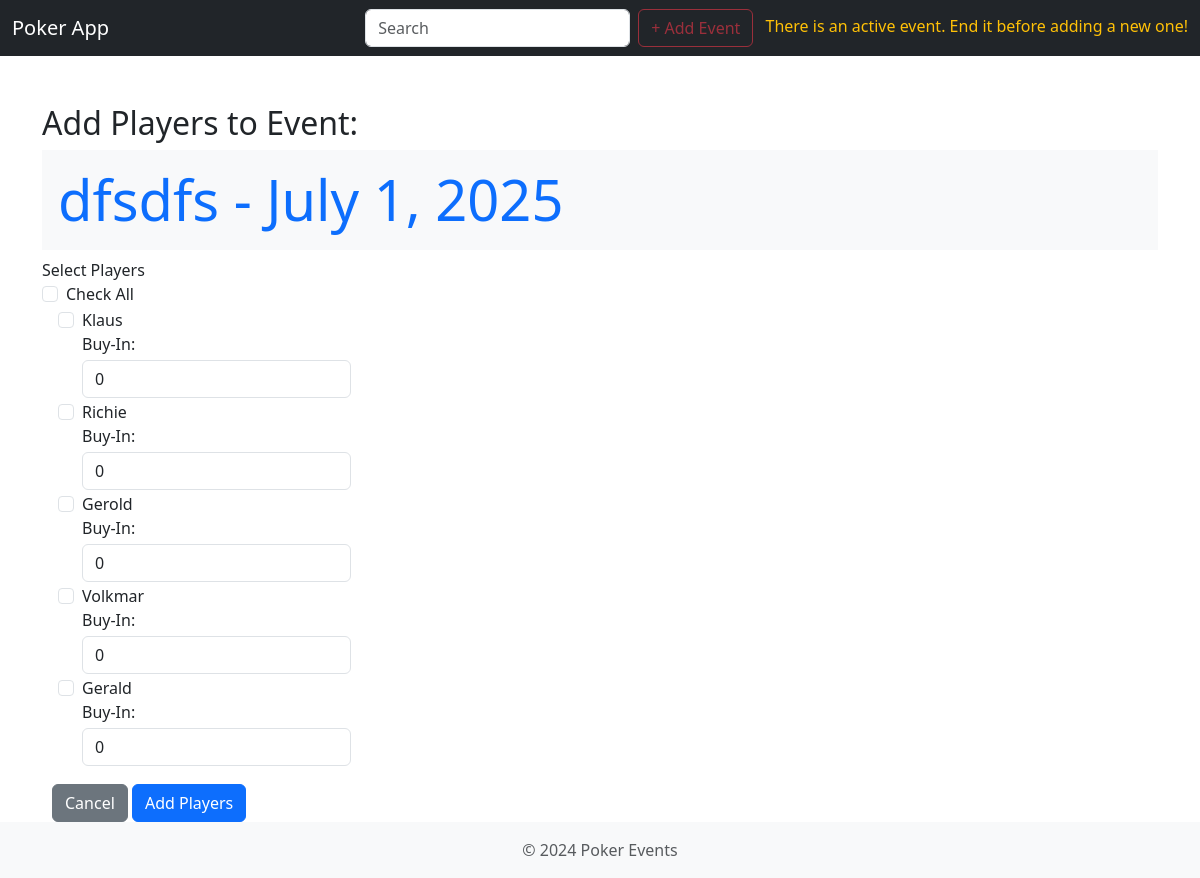
The page /add_players/29/ on the database its author committed.
### poker_data/models.py (models this page shows, shortened)
class Event(models.Model):
    host_location = models.CharField(max_length=100, blank=True, null=True)  # formerly "gastgeber_ort"
    participants = models.ManyToManyField(Player, through='EventParticipation', related_name='events')  # formerly "teilnehmer"
    pot = models.DecimalField(max_digits=10, decimal_places=2)
    date = models.DateField()  # formerly "datum" #TODO change format to dd.mm.yyyy
    active = models.BooleanField(default=True)  # formerly "active"
    asop = models.BooleanField(default=False)  # formerly "asop"
    host_player = models.ForeignKey(Player, on_delete=models.SET_NULL, blank=True, null=True, related_name='hosted_events')  # formerly "gastgeber_spieler"
    remaining_chips = models.DecimalField(max_digits=10, decimal_places=2, default=0) #Neuer Wert für verfügbare Chips

class Player(models.Model):
    name = models.CharField(max_length=100)
    founding_member = models.BooleanField(default=False)
    first_participation = models.DateField(blank=True, null=True)
    total_earnings = models.DecimalField(max_digits=10, decimal_places=2, default=0)

### poker_events/views.py (the view, shortened to what this page needs)
# urls.py: path('add_players/<int:event_id>/', views.add_players, name='add_players'),
def add_players(request, event_id):
    event = get_object_or_404(Event, id=event_id)
    players = Player.objects.all()
    return render(request, 'add_players.html', {
        'event': event,
        'players': players
    })

### poker_data/context_processors.py (called while the page is built)
def active_events_status(request):
    return {
        'active_events_exist': Event.objects.filter(active=True).exists()
    }

### templates/add_players.html (shortened to what this page needs)
{% extends 'base.html' %}
{% load static %}
{% block content %}
  <div class="container mt-5">
    <h2>Add Players to Event:<h2>
    <h1 class="display-4 text-primary bg-light p-3"> {{ event.host_location }} - {{ event.date }}</h1>
    <form method="POST">
      <div class="form-group">
        <label>Select Players</label>
        <div class="form-check">
          <input type="checkbox" id="check_all" class="form-check-input"/> Check All
        </div>
        {% for player in players %}
          <div class="form-check ms-3">
            <input type="checkbox" name="players" value="{{ player.id }}" class="form-check-input" id="player_{{ player.id }}" />
            <label class="form-check-label" for="player_{{ player.id }}">{{ player.name }}</label><br>
            <label for="initial_buy_in_{{ player.id }}" class="ml-2">Buy-In:</label>
            <input type="number" name="initial_buy_in_{{ player.id }}" id="initial_buy_in_{{ player.id }}" class="form-control mt-1 w-25" step="5" min="0" value ="0"/>
          </div>
        {% endfor %}
      </div>
      <button type="submit" name="cancel" class="btn btn-secondary mt-3">Cancel</button>
      <button type="submit" class="btn btn-primary mt-3">Add Players</button>
    </form>
  </div>
{% endblock %}

### static/style.css (style rules this page uses)
.btn-secondary { margin-left: 10px; }

### rows shown on the page
Event: host_location "dfsdfs", date "July 1, 2025"
Player: name "Klaus"
Player: name "Richie"
Player: name "Gerold"
Player: name "Volkmar"
Player: name "Gerald"
